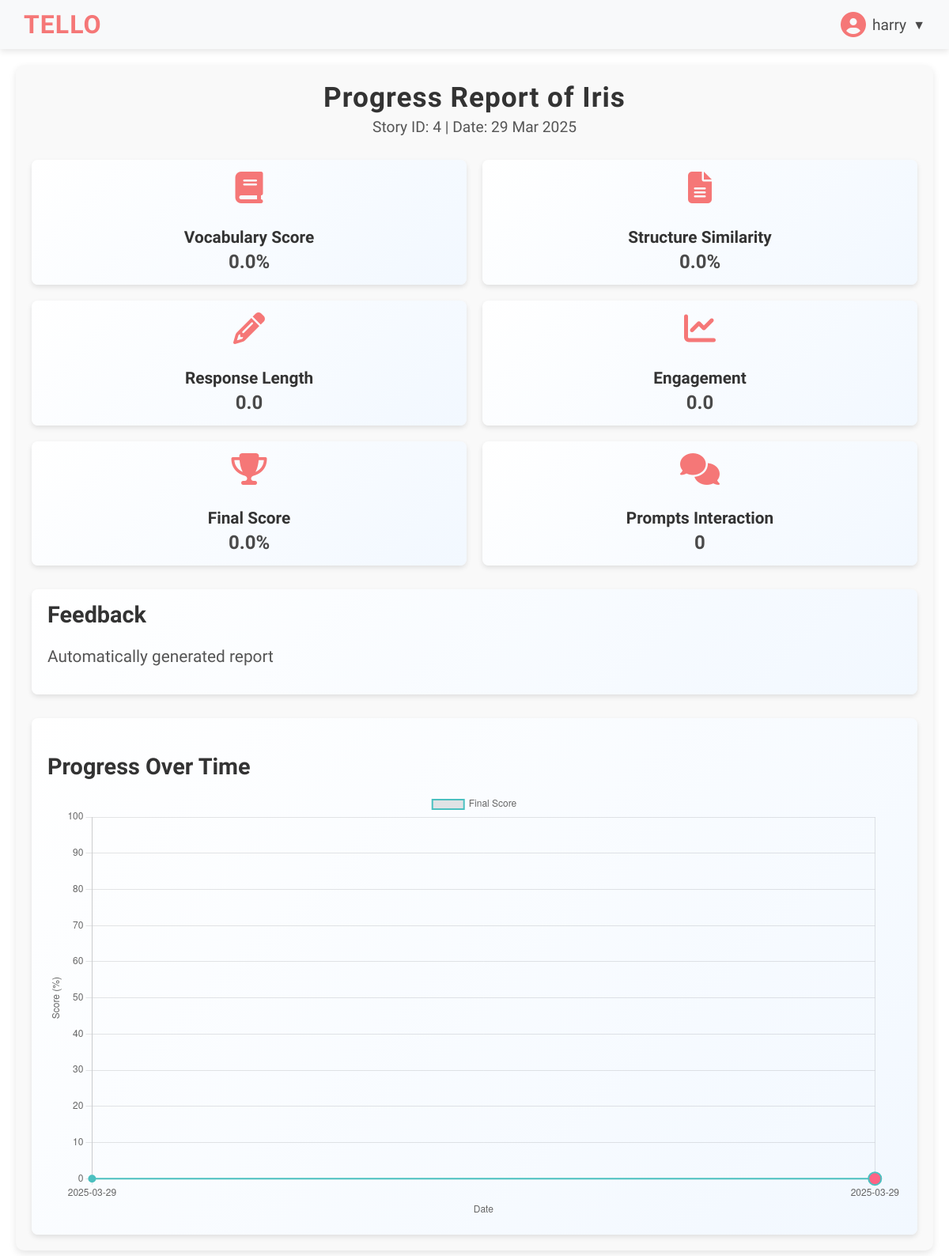
/reports/1/ (signed in), run on the app's committed database.
### tello/models.py (models this page shows, shortened)
class StudentReport(models.Model):
    story_session = models.ForeignKey(
        StorySession, on_delete=models.CASCADE, related_name="reports")
    vocab_score = models.FloatField()
    structure_sim_score = models.FloatField()
    response_length = models.FloatField()
    avg_engagement = models.FloatField()
    final_score = models.FloatField()
    prompt_interaction_ratio = models.FloatField()
    prompt_interaction_count = models.IntegerField()
    feedback_notes = models.TextField(blank=True, null=True)
    created_at = models.DateTimeField(auto_now_add=True)

class StorySession(models.Model):
    student = models.ForeignKey(
        Student, on_delete=models.CASCADE, related_name="sessions")
    story_id = models.IntegerField()  # Not a ForeignKey, as requested
    start_time = models.DateTimeField(default=now)
    end_time = models.DateTimeField(null=True, blank=True)
    duration = models.DurationField(null=True, blank=True)  # Auto-calculated
    date = models.DateField(auto_now_add=True)

class Student(models.Model):
    studentid = models.AutoField(primary_key=True)
    studentcode = models.CharField(max_length=4, unique=True)
    studentname = models.CharField(max_length=100)
    studentgrade = models.CharField(max_length=50)
    studentage = models.IntegerField()
    assignedteacher = models.ForeignKey(Teacher, on_delete=models.CASCADE)
    additional_notes = models.TextField(blank=True, null=True)
    created_at = models.DateTimeField(auto_now_add=True)

### tello/views.py (the view)
# urls.py: path('reports/<int:report_id>/', views.report_detail, name='report_detail'),
@login_required
def report_detail(request, report_id):
    report = get_object_or_404(StudentReport, id=report_id)
    sessions = StorySession.objects.filter(
        student=report.story_session.student).order_by('date')
    chart_data = []
    for session in sessions:
        session_report = session.reports.first()
        if session_report:
            chart_data.append({
                'date': session.date.strftime("%Y-%m-%d"),
                'final_score': session_report.final_score,
            })
    return render(request, 'report_detail.html', {
        'report': report,
        'chart_data': chart_data,
    })

### tello/templates/report_detail.html (shortened to what this page needs)
{% extends 'base.html' %}
{% load static %}
{% block links %}
<link rel="stylesheet" href="{% static 'css/report_detail.css' %}" />
{% endblock %}
{% block content %}
<div class="dashboard">
  <div class="report-header">
    <h1>Progress Report of {{ report.story_session.student.studentname }}</h1>
    <p>Story ID: {{ report.story_session.story_id }} | Date: {{ report.created_at|date:"d M Y" }}</p>
  </div>
  <div class="metrics-panel">
    <div class="metric-card">
      <i class="fas fa-book"></i>
      <h3>Vocabulary Score</h3>
      <p>{{ report.vocab_score }}%</p>
    </div>
    <div class="metric-card">
      <i class="fas fa-file-alt"></i>
      <h3>Structure Similarity</h3>
      <p>{{ report.structure_sim_score }}%</p>
    </div>
    <div class="metric-card">
      <i class="fas fa-pencil-alt"></i>
      <h3>Response Length</h3>
      <p>{{ report.response_length }}</p>
    </div>
    <div class="metric-card">
      <i class="fas fa-chart-line"></i>
      <h3>Engagement</h3>
      <p>{{ report.avg_engagement }}</p>
    </div>
    <div class="metric-card">
      <i class="fas fa-trophy"></i>
      <h3>Final Score</h3>
      <p>{{ report.final_score }}%</p>
    </div>
    <div class="metric-card">
      <i class="fas fa-comments"></i>
      <h3>Prompts Interaction</h3>
      <p>{{ report.prompt_interaction_count }}</p>
    </div>
  </div>
  <div class="feedback-panel">
    <h2>Feedback</h2>
    <p>{{ report.feedback_notes }}</p>
  </div>
  <div class="chart-panel">
    <h2>Progress Over Time</h2>
    <canvas id="progressChart"></canvas>
  </div>
</div>
<script>
  // Chart data passed from backend
  const chartData = {{ chart_data|safe }};
  const labels = chartData.map(item => item.date);
  const scores = chartData.map(item => item.final_score);
  const currentIndex = chartData.length - 1;
  const ctx = document.getElementById('progressChart').getContext('2d');
  const progressChart = new Chart(ctx, {
      type: 'line',
      data: {
          labels: labels,
          datasets: [{
              label: 'Final Score',
              data: scores,
              borderColor: 'rgba(75, 192, 192, 1)',
              borderWidth: 2,
              fill: false,
              pointBackgroundColor: scores.map((score, index) =>
                index === currentIndex ? 'rgba(255, 99, 132, 1)' : 'rgba(75, 192, 192, 1)'
              ),
              pointRadius: scores.map((score, index) =>
                index === currentIndex ? 8 : 4
              ),
              pointHoverRadius: scores.map((score, index) =>
                index === currentIndex ? 10 : 6
              )
          }]
      },
      options: {
          responsive: true,
          scales: {
              x: {
                  title: {
                      display: true,
                      text: 'Date'
                  }
              },
              y: {
                  title: {
                      display: true,
                      text: 'Score (%)'
                  },
                  beginAtZero: true,
                  max: 100
              }
          }
      }
  });
</script>
{% endblock %}

### tello/templates/base.html (shortened to what this page needs)
<!DOCTYPE html>
<html lang="en">
  <head>
    <link rel="stylesheet" href="/static/css/styles.css" />
    {% block links %} {% endblock %}
  </head>
  <body>
    <header style="margin-bottom: 0">
      <div class="header-container">
        <div class="logo">
          <h1>TellO</h1>
        </div>
        <div class="user-profile">
          <i class="fas fa-user-circle" style="font-size: 2rem"></i>
          <span>{{ user.username }}</span>
          <div class="dropdown">
            <button onclick="toggleDropdown()">▼</button>
          </div>
        </div>
      </div>
    </header>
    <main>{% block content %}{% endblock %}</main>
  </body>
</html>

### static/css/styles.css (style rules this page uses)
body { margin: 0; padding: 0; font-family: "Comic Neue", sans-serif; }
.header-container { display: flex; justify-content: space-between; align-items: center; padding: 12px 30px; background-color: #f8f9fa; box-shadow: 0 3px 8px rgba(0, 0, 0, 0.1); margin-bottom: 0; }
.logo h1 { font-size: 2rem; color: #f57777; margin: 0; letter-spacing: 1px; font-weight: 700; text-transform: uppercase; }
.user-profile { position: relative; display: flex; align-items: center; gap: 8px; cursor: pointer; }
.user-profile span { font-size: 1.2rem; font-weight: 500; color: #4a4a4a; }
.user-profile i { font-size: 2rem; color: #f57777; }
.user-profile button { background: none; border: none; font-size: 1rem; cursor: pointer; padding: 0; color: #4a4a4a; }

### static/css/report_detail.css (style rules this page uses)
.dashboard { font-family: "Comic Neue", sans-serif; margin: 20px; padding: 20px; background: #f9f9f9; border-radius: 10px; box-shadow: 0 4px 10px rgba(0, 0, 0, 0.1); }
.report-header { text-align: center; margin-bottom: 30px; }
.report-header h1 { font-size: 2.2rem; color: #333; margin: 0; letter-spacing: 1px; }
.report-header p { font-size: 1.2rem; color: #555; margin-top: 5px; }
.metrics-panel { display: flex; flex-wrap: wrap; gap: 20px; justify-content: space-between; margin-bottom: 30px; }
.metric-card { flex: 1 1 30%; background: linear-gradient(135deg, #ffffff, #f2f8ff); border-radius: 8px; padding: 15px; box-shadow: 0 3px 6px rgba(0, 0, 0, 0.1); text-align: center; transition: transform 0.3s; }
.metric-card i { font-size: 2.5rem; color:#f57777; margin-bottom: 10px; }
.metric-card h3 { font-size: 1.3rem; margin-bottom: 5px; color: #333; }
.metric-card p { font-size: 1.5rem; font-weight: bold; margin: 0; color: #4a4a4a; }
.feedback-panel { background: linear-gradient(135deg, #ffffff, #f2f8ff); padding: 15px 20px; border-radius: 8px; box-shadow: 0 3px 6px rgba(0,0,0,0.1); margin-bottom: 30px; }
.feedback-panel h2 { margin-top: 0; font-size: 1.8rem; color: #333; }
.feedback-panel p { font-size: 1.3rem; color: #555; }
.chart-panel { background: linear-gradient(135deg, #ffffff, #f2f8ff); padding: 20px; border-radius: 8px; box-shadow: 0 3px 6px rgba(0,0,0,0.1); }
.chart-panel h2 { font-size: 1.8rem; margin-bottom: 15px; color: #333; }
canvas { width: 100% !important; height: 300px; }

### data on the page
StudentReport: story_session.student.studentname "Iris", story_session.story_id "4", created_at "29 Mar 2025", vocab_score "0.0", structure_sim_score "0.0", response_length "0.0", avg_engagement "0.0", final_score "0.0", prompt_interaction_count "0", feedback_notes "Automatically generated report"

### other printed values
{{ user.username }} "harry"
chart data {{ chart_data|safe }} [{'date': '2025-03-29', 'final_score': 0.0}, {'date': '2025-03-29', 'final_score': 0.0}]
